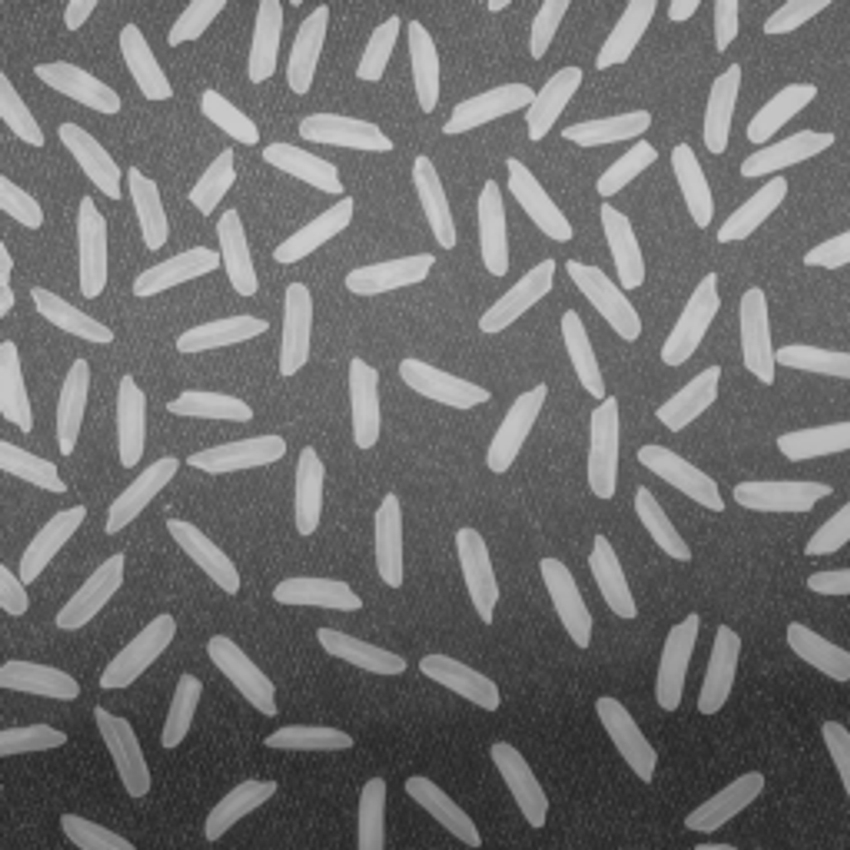
#> input picture imp_ex3/rice.jpg, 850 x 850 px
$ python ex3_q1.py
#> lines starting #> are read from the running program, lines starting #| are printed output that depends on the picture
#> further down, img is the input picture: shape (850, 850); min 36, max 207, mean 111.3
"""
Tohar Tsvitman, 318192838
EX3 q1
"""

import numpy as np
import cv2 as cv
import matplotlib.pyplot as plt


def use_threashold(img, threashold = 127):
    img = img.copy()
    img[img > threashold] = 255
    img[img < threashold] = 0
    return img

def fix_brightness(img, kernel_size = 40):
    """fixing and equalizing the brightness to ease the use of threshold"""
#> called with kernel_size = 60
    kernel = cv.getStructuringElement(cv.MORPH_ELLIPSE,(kernel_size,kernel_size))
    img_grayscale = cv.morphologyEx(img, cv.MORPH_OPEN, kernel)
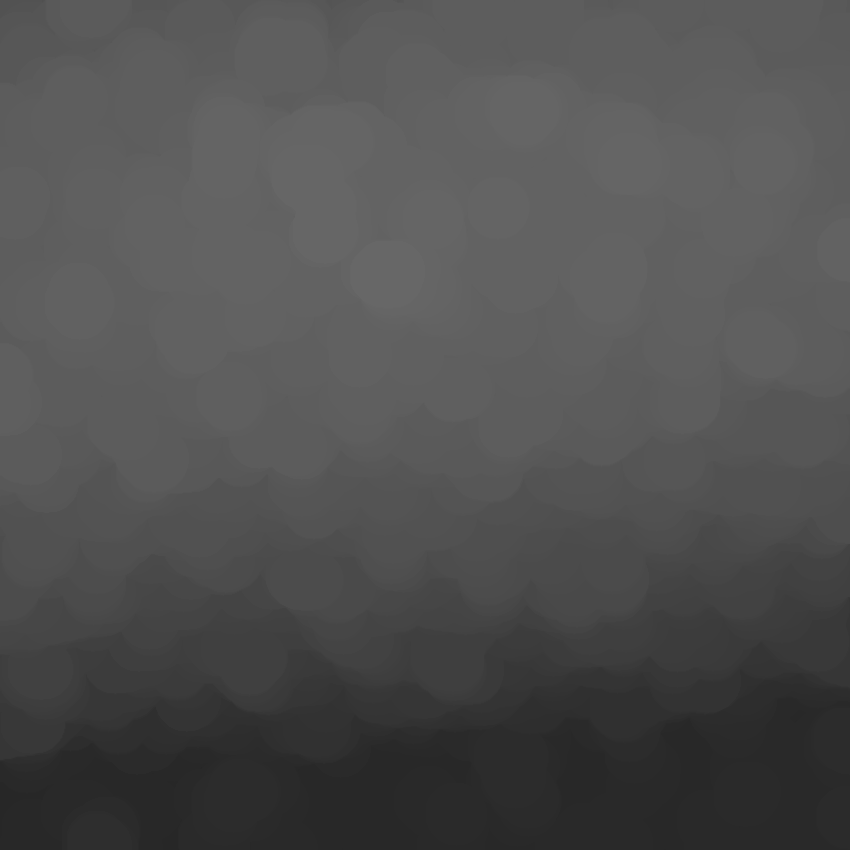
#> img_grayscale: shape (850, 850); min 38, max 103, mean 79.7
    img_fixed = img - img_grayscale
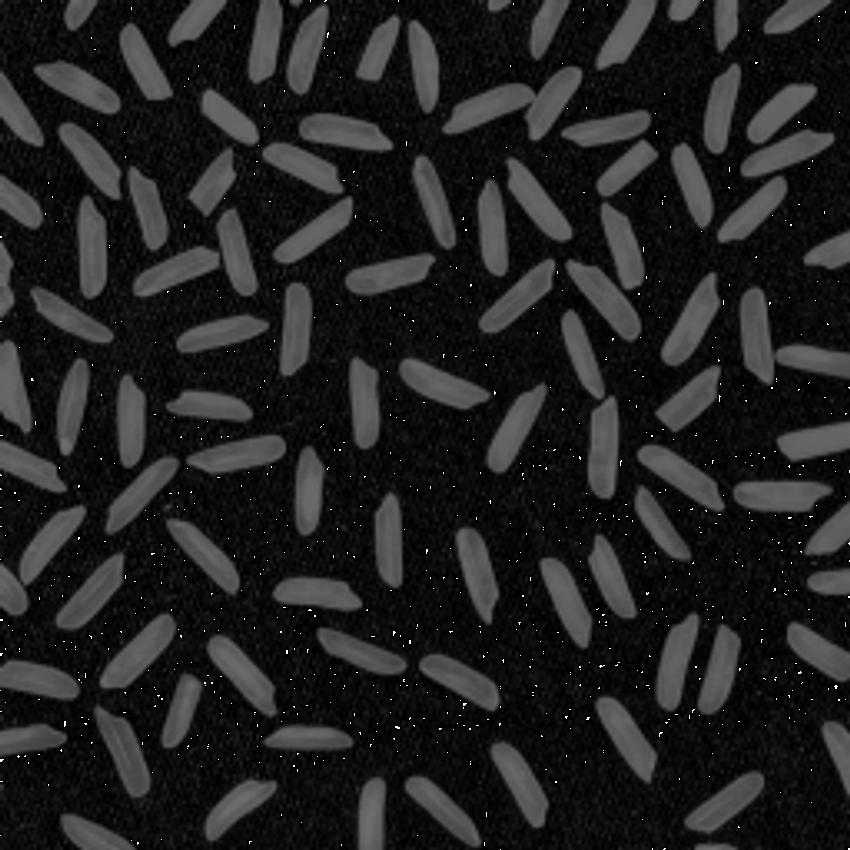
#> img_fixed: shape (850, 850); min 0, max 255, mean 32.2
    return img_fixed


def region_filling(outlines, show_proccess = True):

    kernel = np.array([[0, 1, 0], [1, 1, 1], [0, 1, 0]], np.uint8)
    inverte = 255 - outlines #the inverted image, because we want to take the pixels that are on = 255 = whites

    filled = np.zeros(outlines.shape, np.uint8)
    filled[0][0] = 255 # turn on the first pixel from which we starts to dilate

    while True:

        dilate_filled = cv.dilate(filled, kernel, iterations=2) # dilate twice
        dilate_filled =cv.bitwise_and(dilate_filled, inverte) #take the cut-off between the dilated image and the inverted image

        if np.array_equal(filled, dilate_filled):
            break

        filled = dilate_filled

        if show_proccess:
            cv.imshow("f", filled)
            cv.waitKey(1)

    if show_proccess:
        cv.imshow("f", np.bitwise_not(filled))
        cv.waitKey(1)

    return np.bitwise_not(filled)

if __name__ == '__main__':
    img = cv.imread("rice.jpg", cv.IMREAD_GRAYSCALE)
    # img= plt.imread("rice.jpg")
    img_fixed_brithness = fix_brightness(img, 60)

    img_th = use_threashold(img_fixed_brithness, 50)

    #clean noises using open:
    kernel = np.ones((10,10),np.uint8)
    img_clear = cv.morphologyEx(img_th, cv.MORPH_OPEN, kernel)

    #find outlines using erousion
    kernel = np.ones((5,5),np.uint8)
    img_erode = cv.erode(img_clear, kernel, iterations=1)
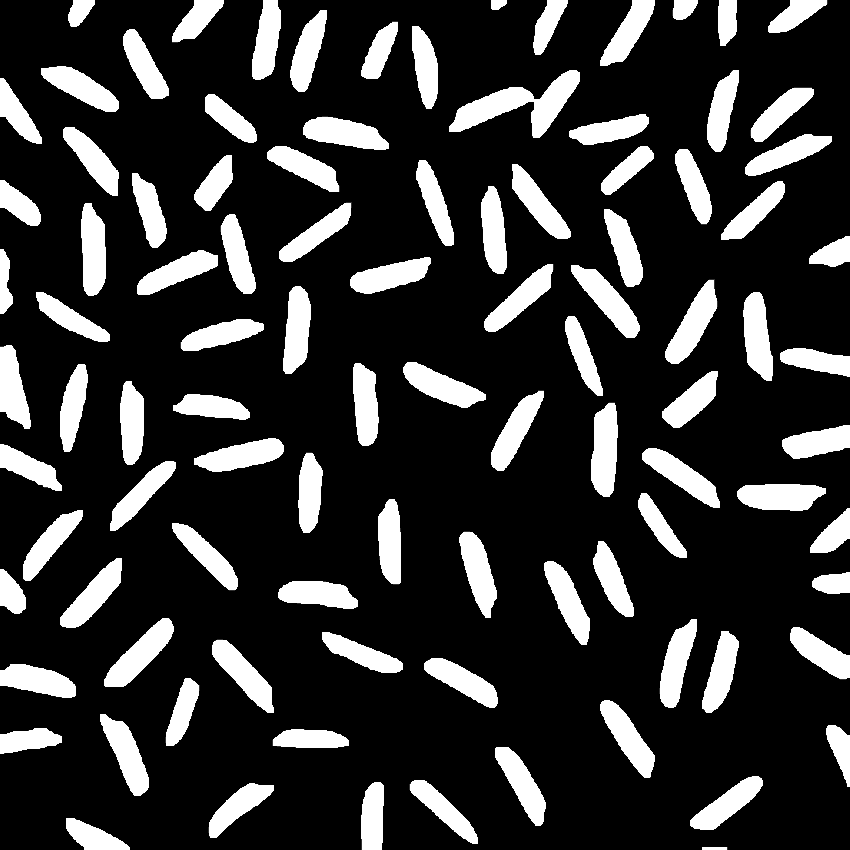
#> img_erode: shape (850, 850); min 0, max 255, mean 51.5
    outlines =img_clear - img_erode
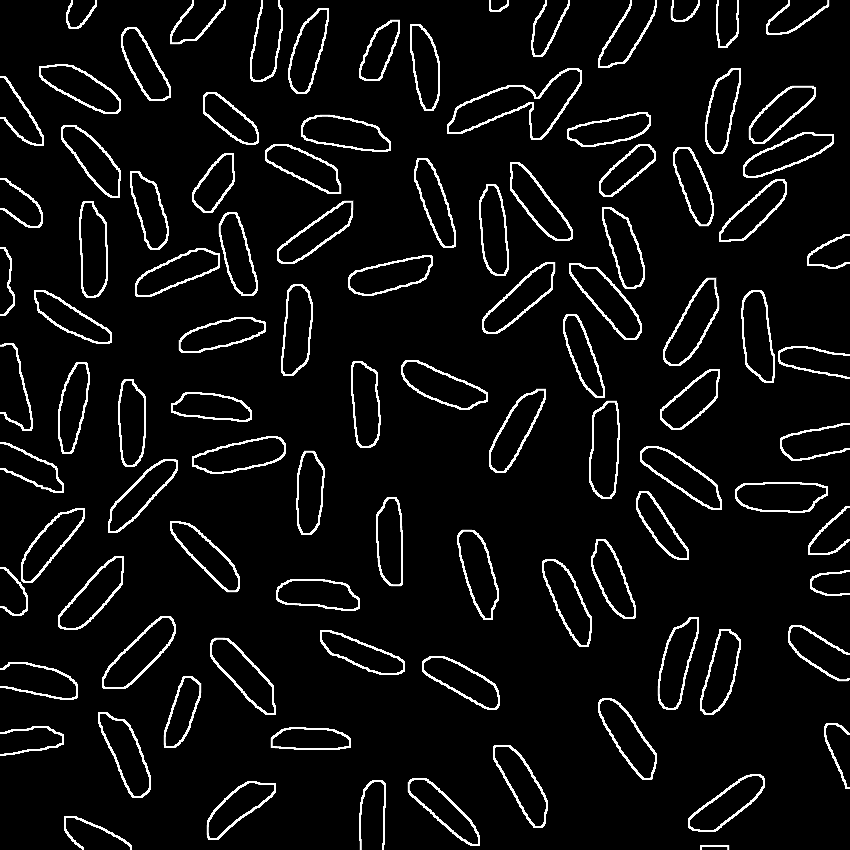
#> outlines: shape (850, 850); min 0, max 255, mean 15.6

    filled = region_filling(outlines, show_proccess= False)
#> in region_filling, `inverte = 255 - outlines`:
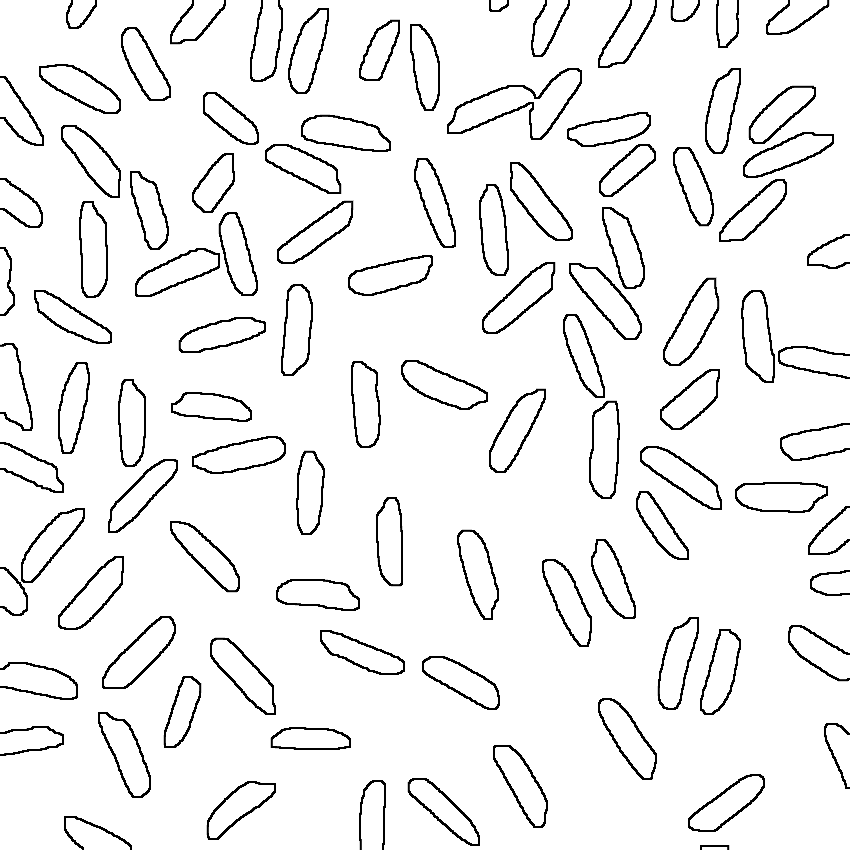
#> inverte: shape (850, 850); min 0, max 255, mean 239.4
#> in region_filling, `dilate_filled =cv.bitwise_and(dilate_filled, inverte)`:
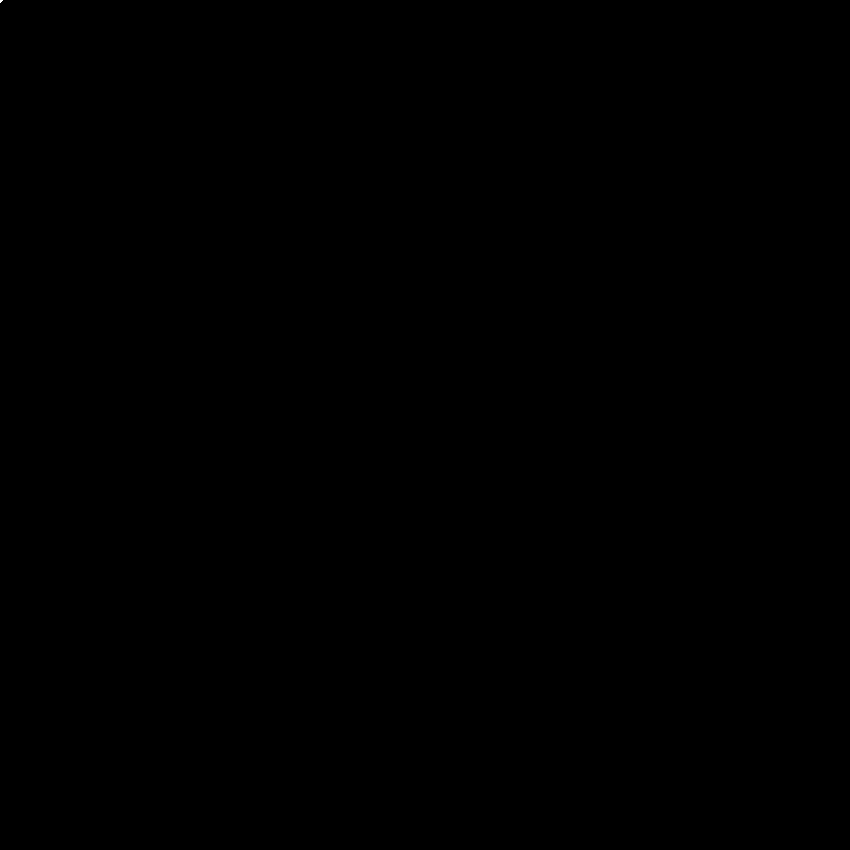
#> dilate_filled: shape (850, 850); 0% white; 1 white region (1 under 20 px)

    f, x = plt.subplots(1, 3)
    x[0].imshow(img, cmap = "gray")
    x[0].set_title("original image")
    x[0].axis("off")

    x[1].imshow(outlines, cmap = "gray")
    x[1].set_title("image outlines")
    x[1].axis("off")

    x[2].imshow(filled, cmap = "gray")
    x[2].set_title("image filled")
    x[2].axis("off")

    plt.show()
